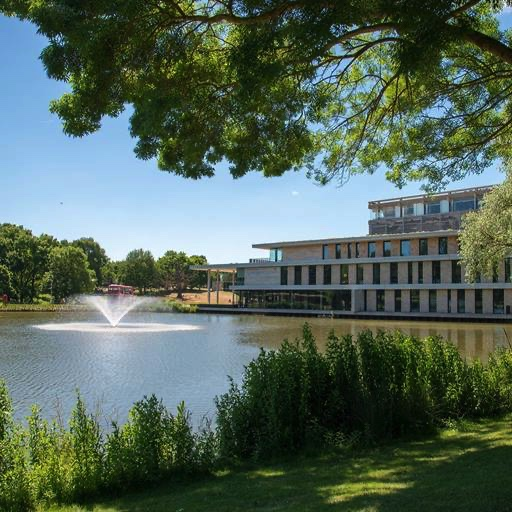
#> input picture sx.jpg, 512 x 512 px
$ python display.py sx.jpg
#> lines starting #> are read from the running program, lines starting #| are printed output that depends on the picture
### sxcv.py
#-------------------------------------------------------------------------------
# s x c v . p y   --   programmer-friendly OpenCV wrappers for CE316/866
#-------------------------------------------------------------------------------

"""OpenCV is written in C++ and is really intended for speed of
execution.  Its Python wrappers are provided by the cv2 module and are
quite "thin", meaning that they mimic closely the C++ calls.  That means
they are less elegant than they could be for a Python programmer.
Fortunately, the image representation used by OpenCV in Python is that
of a numpy array, so we are able to build on both its and OpenCV's
functionality.

This module wraps some OpenCV and numpy functionality to make it more
convenient for a programmer -- or Computer Vision student -- to use.
The functionality it provides as supplied is actually quite limited
because the intention is that YOU add further routines to it to provide
specific new functionality.  For each new piece of functionality to be
added, you will be given the specification of the routine and some
tests, supplied as text in its introductory comment, and you add code to
do the processing -- the first laboratory script gives an example.  You
test that you have the functionality right by typing the shell command:

   python -m doctest sxcv.py

This pulls out all of the tests from the comments in the file and
determines whether the routines produce the expected outputs or not.
Successes, cases where the output is as expected, are normally not
reported but failures are reported.  Adding the "-v" qualifier to the
above command makes the doctest module output information about each
test.

With the necessary functions written, you will be able to integrate them
into complete programs that do useful computer vision tasks in the
second half of the laboratory programme.

The easiest way to read through all the documentation in this file is by
typing the command:

   pydoc sxcv

For the interested reader, the documentation at the top of each routine
uses Google's style of Python docstrings because (to the author's eye)
it is the easiest to type and the most elegant-looking when printed out
unprocessed.  I wish those in charge of the Python language would
specify what we should all use!

"""

#-------------------------------------------------------------------------------
# Boilerplate.
#-------------------------------------------------------------------------------

import sys, os, platform, tempfile
import cv2, numpy
import matplotlib.pylab as plt

#-------------------------------------------------------------------------------
# MODULE INITIALIZATION.
#-------------------------------------------------------------------------------

# Set the default values of global variables.
DEBUG = False

# We occasionally have to do things differently on different operating systems,
# so figure out what we're running on.
systype = platform.system()

# Extract any settings from the environment variable "SXCV" and store them in
# the global list ENVIRONMENT.
key =  "SXCV"
if key in os.environ:
    val = os.environ[key].lower ()
    ENVIRONMENT = val.split ()
    # Set our globals according to keywords in the environment variable.
    if "debug" in ENVIRONMENT: DEBUG = True
else:
    ENVIRONMENT = []

#-------------------------------------------------------------------------------
# DEBUGGING SUPPORT.
#-------------------------------------------------------------------------------
# The library is able to provide some limited debugging information for users.
# Our "debug mode" can be turned on or off explicitly by the program, and the
# neatest way of doing that is to support a "-debug" command-line qualifier in
# programs, invoking sx.debug_on() if it was provided.  However, even for
# programs that do not do this, we can enable debugging mode by setting the
# environment variable "SXCV" to include the space-separated word "debug".
# To set the environment variable on Linux or a Mac, use something like
#    export SXCV="debug sixel"
# in your "~/.bashrc" file (for Bash) or your "~/.zshrc" file (for Z-shell).
# On Windows, you would type
#    set SXCV="debug"
# to the command prompt.

# [176 lines left out: functions debug_set, debugging, debug_off, debug_on, ddisplay, arrowhead and 1 more, not called in this run]

#-------------------------------------------------------------------------------
def describe (im, title="Image"):
    """
    Describe the image `im`.

    Args:
        im (image): image to be described
        title (str): name associated with the image (default: "Image")

    Returns:
        str: the description to be printed

    Raises:
        ValueError: when invoked with an invalid image

    Tests:
        >>> im = arrowhead ()
        >>> print (describe (im, "This image"))
        This image is monochrome of size 10 rows x 9 columns with uint8 pixels.
    """
    text = ""
    ns = len (im.shape)
    if ns == 2:
        # A two-element shape means a monochrome image.
        ny, nx = im.shape
        channels = "is monochrome"
    elif ns == 3:
        # A three-element shape means a multi-channel image.
        ny, nx, nc = im.shape
        channels = "has %d channels" % nc
    else:
        # We have a problem.
        raise ValueError ("I have a '%d'-dimensional image!" % ns)

    # Generate the actual description.
    text += "%s %s of size %d rows x %d columns with %s pixels." % \
        (title, channels, ny, nx, im.dtype)

    # Return the text.
    return text

#-------------------------------------------------------------------------------
# [718 lines left out: functions display, display_sixel, examine, otsu, plot_histogram, testimage1 and 13 more, not called in this run]

#-------------------------------------------------------------------------------
# EPILOGUE.
#-------------------------------------------------------------------------------
TS = "Time-stamp: <2025-01-07 16:08:25 Adrian F Clark (alien@essex.ac.uk)>"

# Local Variables:
# time-stamp-line-limit: -10
# End:
#-------------------------------------------------------------------------------
# "That's all, folks!"
#-------------------------------------------------------------------------------

### display.py
#!/usr/bin/env python

# The very first line is used to make the program able to run on Unix (Linux, macOS) systems

"""review.py -- a "hello world" program for sxcv and cv2"""
import sys, sxcv, cv2

# If a filename was given on the command line, read it in.  Otherwise, use
# the test image built into the sxcv module.
if len (sys.argv) > 1:
    # sys.argv is the command line, split up into space-separated words.
    im = cv2.imread (sys.argv[1], cv2.IMREAD_ANYDEPTH)
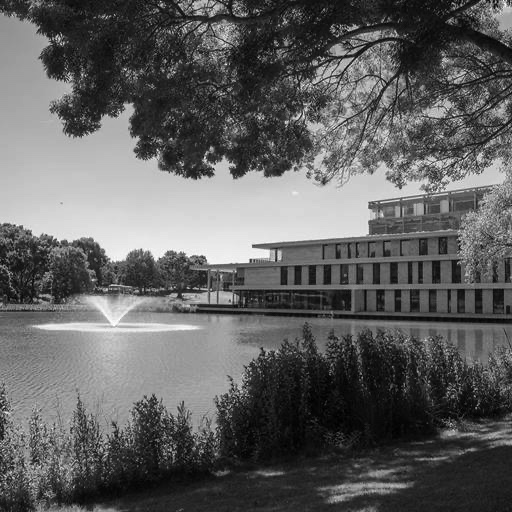
#> im: shape (512, 512); min 0, max 255, mean 95.9
    # You read an image in using cv2.imread, which returns None if the read fails.
    if im is None:
        print ("Couldn't read the image file '%s'!" % sys.argv[1],
               file=sys.stderr)
        exit (1)

    name = sys.argv[1]
    cv2.imshow (name, im)
    cv2.waitKey (0)

else:
    im = sxcv.testimage1 ()
    name = "testimage"

# Output a one-line summary of the image.
print (sxcv.describe (im, name))
#| sx.jpg is monochrome of size 512 rows x 512 columns with uint8 pixels.
# sxcv.describe is passed the image and a title string, and it generates the output that appears in the terminal window.

# python review.py
# testimage is monochrome of size 13 rows x 10 columns with uint8 pixels.

# python review.py sx.jpg
# sx.jpg has 3 channels of size 512 rows x 512 columns with uint8 pixels.
